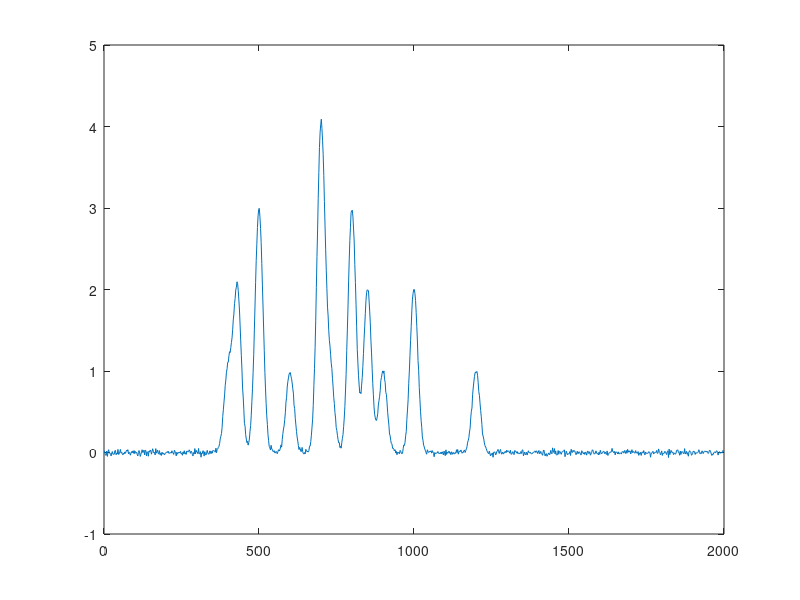

Reproduce this figure in MATLAB. (Note: this script raises an error after producing the figure.)
function IPFDemo11Gauss
% Demonstration script for peakfit.m, with built-in signal generator.  
% You can change the character of the signal in lines 11-117.
% T. C. O'Haver (toh@umd.edu).  Version 3: August 23, 2008. 

format short g
format compact
warning off all

% Generate simulated signal
n=2000;  % maximum x-value
increment=2; % Difference between adjacent x values
x=[1:increment:n];
amp=[1 2 3 1 4 1 3 2 1 2 1];  % Amplitudes of the peaks (one entry for each peak)
pos=[400 430 500 600 700 730 800 850 900 1000 1200];   % Positions of the peaks (one entry for each peak)
wid=[30 30 30 30 30 30 30 30 30 30 30];   % Widths of the peaks (one entry for each peak)
noise=.02;
% A = matrix containing one of the unit-amplidude functions in each of its rows
clear A
A=zeros(length(pos),length(x));
for k=1:length(pos),
  A(k,:)=gaussian(x,pos(k),wid(k));  % Gaussian function
  area(k)=amp(k).*trapz(x,A(k,:)); % Computes peak areas via trapaziod method
end
TrueY=amp*A;  % Multiplies each row by the corresponding amplitude and adds them up
y = TrueY + noise .* randn(size(x));

% Arrange the peak parameters of the simulated signal into a matrix
ColumnLabels='           Peak#    Position      Height      Width       Area';
NumPeaks=length(pos);
for m=1:NumPeaks,
  if m==1,  
     ActualParameters=[m pos(m) amp(m) wid(m) area(m) ]; 
  else
     ActualParameters=[ActualParameters; [m pos(m) amp(m) wid(m) area(m) ]];
  end
end
plot(x,y)
drawnow
disp('Test signal with 11 Gaussian peaks of equal width')
% Display the peak parameters of the simulated signal 
ColumnLabels
ActualParameters

ipf(x,y)

% Internal functions
function [FitResults,LowestError,BestStart,xi,yi,BootResults]=peakfit(signal,center,window,NumPeaks,peakshape,extra,NumTrials,start,AUTOZERO,fixedwidth)
% Version 3.1: September, 2012. Unlimited Number of peaks. Bug fixes.
% A command-line peak fittingds program for time-series signals, 
% written as a self-contained Matlab function in a single m-file. 
% Uses an non-linear optimization algorithm to decompose a complex, 
% overlapping-peak signal into its component parts. The objective
% is to determine whether your signal can be represented as the sum of
% fundamental underlying peaks shapes. Accepts signals of any length,
% including those with non-integer and non-uniform x-values. Fits 
% Gaussian, equal-width Gaussians, exponentially-broadened Gaussian, 
% Lorentzian, equal-width Lorentzians, Pearson, Logistic, exponential
% pulse, and sigmoid shapes (expandable to other shapes). This is a command
% line version, usable from a remote terminal. It is capable of making 
% multiple trial fits with sightly different starting values and taking
% the one with the lowest mean fit error.  Version 3.1: September, 2012, 
%
% PEAKFIT(signal);       
% Performs an iterative least-squares fit of a single Gaussian  
% peak to the data matrix "signal", which has x values 
% in column 1 and Y values in column 2 (e.g. [x y])
%
% PEAKFIT(signal,center,window);
% Fits a single Gaussian peak to a portion of the 
% matrix "signal". The portion is centered on the 
% x-value "center" and has width "window" (in x units).
% 
% PEAKFIT(signal,center,window,NumPeaks);
% "NumPeaks" = number of peaks in the model (default is 1 if not
% specified). No limit to maximum number of peaks in version 3.1
% 
% PEAKFIT(signal,center,window,NumPeaks,peakshape);
% Specifies the peak shape of the model: "peakshape" = 1-12.
% (1=Gaussian (default), 2=Lorentzian, 3=logistic, 4=Pearson, 
% 5=exponentionally broadened Gaussian; 6=equal-width Gaussians;
% 7=Equal-width Lorentzians; 8=exponentionally broadened equal-width
% Gaussian, 9=exponential pulse, 10=sigmoid, 11=Fixed-width Gaussian, 
% 12=Fixed-width Lorentzian;).
%
% PEAKFIT(signal,center,window,NumPeaks,peakshape,extra)
% Specifies the value of 'extra', used in the Pearson and the
% exponentionally broadened Gaussian shapes to fine-tune the peak shape. 
% 
% PEAKFIT(signal,center,window,NumPeaks,peakshape,extra,NumTrials);
% Performs "NumTrials" trial fits and selects the best one (with lowest
% fitting error). NumTrials can be any positive integer (default is 1).
%
% PEAKFIT(signal,center,window,NumPeaks,peakshape,extra,NumTrials,start)
% Specifies the first guesses vector "firstguess" for the peak positions
%  and widths, e.g. start=[position1 width1 position2 width2 ...]
% 
% [FitResults,MeanFitError]=PEAKFIT(signal,center,window...)
% Returns the FitResults vector in the order peak number, peak
% position, peak height, peak width, and peak area), and the MeanFitError
% (the percent RMS difference between the data and the model in the
% selected segment of that data) of the best fit.
%
% Optional output parameters 
% 1. FitResults: a table of model peak parameters, one row for each peak,
%    listing Peak number, Peak position, Height, Width, and Peak area.
% 2. LowestError: The rms fitting error of the best trial fit.
% 3. BestStart: the starting guesses that gave the best fit.
% 4. xi: vector containing 100 interploated x-values for the model peaks. 
% 5. yi: matrix containing the y values of each model peak at each xi. 
%    Type plot(xi,yi(1,:)) to plot peak 1 or plot(xi,yi) to plot all peaks
% 6. BootResults: a table of bootstrap precision results for a each peak
%    and [peak parameter.
% T. C. O'Haver (toh@umd.edu). Version 3 
%  
% Example 1: 
% >> x=[0:.1:10]';y=exp(-(x-5).^2);peakfit([x y])
% Fits exp(-x)^2 with a single Gaussian peak model.
%
%        Peak number  Peak position   Height     Width      Peak area
%             1            5            1        1.665       1.7725
%
% Example 2:
% x=[0:.1:10]';y=exp(-(x-5).^2)+.1*randn(size(x));peakfit([x y])
% Like Example 1, except that random noise is added to the y data.
% ans =
%             1         5.0279       0.9272      1.7948      1.7716
%
% Example 3:
% x=[0:.1:10];y=exp(-(x-5).^2)+.5*exp(-(x-3).^2)+.1*randn(size(x));
% peakfit([x' y'],5,19,2,1,0,1)
% Fits a noisy two-peak signal with a double Gaussian model (NumPeaks=2).
% ans =
%             1       3.0001      0.49489        1.642      0.86504
%             2       4.9927       1.0016       1.6597       1.7696
%
% Example 4:
% >> x=1:100;y=ones(size(x))./(1+(x-50).^2);peakfit(y,50,100,1,2)
% Create and fit Lorentzian located at x=50, height=1, width=2.
% ans =
%            1           50      0.99974       1.9971       3.1079
% Example 5: 
%   >> x=[0:.005:1];y=humps(x);peakfit([x' y'],.3,.7,1,4,3);
%   Fits a portion of the humps function, 0.7 units wide and centered on 
%   x=0.3, with a single (NumPeaks=1) Pearson function (peakshape=4)
%   with extra=3 (controls shape of Pearson function).
%
% Example 6: 
%  >> x=[0:.005:1];y=(humps(x)+humps(x-.13)).^3;smatrix=[x' y'];
%  >> [FitResults,MeanFitError]=peakfit(smatrix,.4,.7,2,1,0,10)
%  Creates a data matrix 'smatrix', fits a portion to a two-peak Gaussian
%  model, takes the best of 10 trials.  Returns FitResults and MeanFitError.
%  FitResults =
%              1      0.31056  2.0125e+006      0.11057  2.3689e+005
%              2      0.41529  2.2403e+006      0.12033  2.8696e+005
%  MeanFitError =
%         1.1899
%
% Example 7:
% >> peakfit([x' y'],.4,.7,2,1,0,10,[.3 .1 .5 .1]);
% As above, but specifies the first-guess position and width of the two
% peaks, in the order [position1 width1 position2 width2]
%
% Example 8:
% >> peakfit([x' y'],.4,.7,2,1,0,10,[.3 .1 .5 .1],0);
% As above, but sets AUTOZERO mode in the last argument.
% AUROZERO=0 does not subtract baseline from data segment. 
% AUROZERO=1 (default) subtracts linear baseline from data segment.
% AUROZERO=2, subtracts quadratic baseline from data segment.
%
% Example 8:
% >> x=[0:.1:10]';y=1./(1+x.^2)+exp(-(x-5).^2);peakfit([x y],5,5.5,0,0,0,0,0,2)
% ans =
%             1       5.0078      0.97001       1.6079       1.6598
% Fitting single Gaussian on a curved background, using quadratic
% autozero (2) and specifying center and window, but using placeholders (zeros) 
% to use default values for NumPeaks, peakshape, extra, NumTrials, and start.
%
% Example 9:
% >> x=[0:.1:10];y=exp(-(x-5).^2)+.5*exp(-(x-3).^2)+.1*randn(size(x));
% [FitResults,MeanFitError]=peakfit([x' y'],0,0,2,11,0,0,0,0,1.666)
% Same as example 3, fit with fixed-widrh Gaussian (shape 11), width=1.666
% 
% Example 10: (Prints out parameter error estimates; Version 3 only)
% >> x=0:.05:9;y=exp(-(x-5).^2)+.5*exp(-(x-3).^2)+.01*randn(1,length(x));
% >> [FitResults,LowestError,BestStart,xi,yi,BootstrapErrors]=peakfit([x;y],0,0,2,6,0,1,0,0,0);
%
% For more details, see
% http://terpconnect.umd.edu/~toh/spectrum/CurveFittingC.html and
% http://terpconnect.umd.edu/~toh/spectrum/InteractivePeakFitter.htm
%
global AA xxx PEAKHEIGHTS FIXEDWIDTH

format short g
format compact
warning off all

NumArgOut=nargout;
datasize=size(signal);
if datasize(1)<datasize(2),signal=signal';end
datasize=size(signal);
if datasize(2)==1, %  Must be isignal(Y-vector)
    X=1:length(signal); % Create an independent variable vector
    Y=signal;
else
    % Must be isignal(DataMatrix)
    X=signal(:,1); % Split matrix argument 
    Y=signal(:,2);
end
X=reshape(X,1,length(X)); % Adjust X and Y vector shape to 1 x n (rather than n x 1)
Y=reshape(Y,1,length(Y));
% If necessary, flip the data vectors so that X increases
if X(1)>X(length(X)),
    disp('X-axis flipped.')
    X=fliplr(X);
    Y=fliplr(Y);
end

% Isolate desired segment from data set for curve fitting
if nargin==1 || nargin==2,center=(max(X)-min(X))/2;window=max(X)-min(X);end
xoffset=center-window/2;
n1=val2ind(X,center-window/2);
n2=val2ind(X,center+window/2);
if window==0,n1=1;n2=length(X);end
xx=X(n1:n2)-xoffset;
yy=Y(n1:n2);
ShapeString='Gaussian';

% Define values of any missing arguments
switch nargin
    case 1
        NumPeaks=1;
        peakshape=1;
        extra=0;
        NumTrials=1;
        xx=X;yy=Y;
        start=calcstart(xx,NumPeaks,xoffset);
        AUTOZERO=1;
    case 2
        NumPeaks=1;
        peakshape=1;
        extra=0;
        NumTrials=1;
        xx=signal;yy=center;
        start=calcstart(xx,NumPeaks,xoffset);
        AUTOZERO=1;
    case 3
        NumPeaks=1;
        peakshape=1;
        extra=0;
        NumTrials=1;
        start=calcstart(xx,NumPeaks,xoffset);
        AUTOZERO=1;
        FIXEDWIDTH=0;
    case 4
        peakshape=1;
        extra=0;
        NumTrials=1;
        start=calcstart(xx,NumPeaks,xoffset);
        AUTOZERO=1;
        FIXEDWIDTH=0;
    case 5
        extra=0;
        NumTrials=1;
        start=calcstart(xx,NumPeaks,xoffset);
        AUTOZERO=1;
        FIXEDWIDTH=0;
    case 6
        NumTrials=1;
        start=calcstart(xx,NumPeaks,xoffset);
        AUTOZERO=1;
        FIXEDWIDTH=0;
    case 7
        start=calcstart(xx,NumPeaks,xoffset);
        AUTOZERO=1;
        FIXEDWIDTH=0;
    case 8
        AUTOZERO=1;
        FIXEDWIDTH=0;
    case 10
        FIXEDWIDTH=fixedwidth;
    otherwise
end % switch nargin

% Default values for placeholder zeros
if NumTrials==0;NumTrials=1;end
if peakshape==0;peakshape=1;end
if NumPeaks==0;NumPeaks=1;end
if start==0;start=calcstart(xx,NumPeaks,xoffset);end
if FIXEDWIDTH==0, FIXEDWIDTH=length(xx)/10;end

% Remove linear baseline from data segment if AUTOZERO==1
X1=min(xx);
X2=max(xx);
bkgsize=round(length(xx)/10);
if bkgsize<2,bkgsize=2;end
if AUTOZERO==1, % linear autozero operation  
  Y1=mean(yy(1:bkgsize));
  Y2=mean(yy((length(xx)-bkgsize):length(xx)));
  yy=yy-((Y2-Y1)/(X2-X1)*(xx-X1)+Y1);
end % if
lxx=length(xx);
if AUTOZERO==2, % Quadratic autozero operation  
    XX1=xx(1:round(lxx/bkgsize));
    XX2=xx((lxx-round(lxx/bkgsize)):lxx);
    Y1=yy(1:round(length(xx)/bkgsize));
    Y2=yy((lxx-round(lxx/bkgsize)):lxx);
    bkgcoef=polyfit([XX1,XX2],[Y1,Y2],2);  % Fit parabola to sub-group of points
    bkg=polyval(bkgcoef,xx);
    yy=yy-bkg;
end % if autozero

PEAKHEIGHTS=zeros(1,NumPeaks);
n=length(xx);
newstart=start;
for peaks=1:NumPeaks,
     peakindex=2*peaks-1;
     newstart(peakindex)=start(peakindex)-xoffset;
end

% Assign ShapStrings
switch peakshape
    case 1
        ShapeString='Gaussian';
    case 2
        ShapeString='Lorentzian';
    case 3
        ShapeString='Logistic';
    case 4
        ShapeString='Pearson';
    case 5
        ShapeString='ExpGaussian';
    case 6
        ShapeString='Equal width Gaussians';
    case 7
        ShapeString='Equal width Lorentzians';
    case 8
        ShapeString='Exp. equal width Gaussians';
    case 9
        ShapeString='Exponential Pulse';
    case 10
        ShapeString='Sigmoid';
    case 11
        ShapeString='Fixed-width Gaussian';
    case 12
        ShapeString='Fixed-width Lorentzian';
    otherwise
end % switch peakshape
  
% Perform peak fitting for selected peak shape using fminsearch function
options = optimset('TolX',.00001,'Display','off' );
LowestError=1000; % or any big number greater than largest error expected
FitParameters=zeros(1,NumPeaks.*2); 
BestStart=zeros(1,NumPeaks.*2); 
height=zeros(1,NumPeaks); 
bestmodel=zeros(size(yy));
for k=1:NumTrials, 
    % disp(['Trial number ' num2str(k) ] ) % optionally prints the current trial number as progress indicator
  switch peakshape
    case 1
        TrialParameters=fminsearch(@fitgaussian,newstart,options,xx,yy);
    case 2
        TrialParameters=fminsearch(@fitlorentzian,newstart,options,xx,yy);
    case 3
        TrialParameters=fminsearch(@fitlogistic,newstart,options,xx,yy);
    case 4
        TrialParameters=fminsearch(@fitpearson,newstart,options,xx,yy,extra);
    case 5
        zxx=[zeros(size(xx)) xx zeros(size(xx)) ];
        zyy=[zeros(size(yy)) yy zeros(size(yy)) ];
        TrialParameters=fminsearch(@fitexpgaussian,newstart,options,zxx,zyy,-extra);n';
    case 6
        cwnewstart(1)=newstart(1);
        for pc=2:NumPeaks,
            cwnewstart(pc)=newstart(2.*pc-1);  
        end
        cwnewstart(NumPeaks+1)=(max(xx)-min(xx))/5;
        TrialParameters=fminsearch(@fitewgaussian,cwnewstart,options,xx,yy);
    case 7
        cwnewstart(1)=newstart(1);
        for pc=2:NumPeaks,
            cwnewstart(pc)=newstart(2.*pc-1);  
        end
        cwnewstart(NumPeaks+1)=(max(xx)-min(xx))/5;
        TrialParameters=fminsearch(@fitlorentziancw,cwnewstart,options,xx,yy);
    case 8
        cwnewstart(1)=newstart(1);
        for pc=2:NumPeaks,
            cwnewstart(pc)=newstart(2.*pc-1);  
        end
        cwnewstart(NumPeaks+1)=(max(xx)-min(xx))/5;
        TrialParameters=fminsearch(@fitexpewgaussian,cwnewstart,options,xx,yy,-extra);
      case 9
          TrialParameters=fminsearch(@fitexppulse,newstart,options,xx,yy);
      case 10
          TrialParameters=fminsearch(@fitsigmoid,newstart,options,xx,yy);
      case 11
          fixedstart=[];
          for pc=1:NumPeaks,
              fixedstart(pc)=min(xx)+pc.*(max(xx)-min(xx))./(NumPeaks+1);
          end
          TrialParameters=fminsearch(@FitFWGaussian,fixedstart,options,xx,yy);
      case 12
          fixedstart=[];
          for pc=1:NumPeaks,
              fixedstart(pc)=min(xx)+pc.*(max(xx)-min(xx))./(NumPeaks+1);
          end
          TrialParameters=fminsearch(@FitFWLorentzian,fixedstart,options,xx,yy);
      otherwise
  end % switch peakshape
  
% Construct model from Trial parameters
A=zeros(NumPeaks,n);
for m=1:NumPeaks,
    switch peakshape
        case 1
            A(m,:)=gaussian(xx,TrialParameters(2*m-1),TrialParameters(2*m));
        case 2
            A(m,:)=lorentzian(xx,TrialParameters(2*m-1),TrialParameters(2*m));
        case 3
            A(m,:)=logistic(xx,TrialParameters(2*m-1),TrialParameters(2*m));
        case 4
            A(m,:)=pearson(xx,TrialParameters(2*m-1),TrialParameters(2*m),extra);
        case 5
            A(m,:)=expgaussian(xx,TrialParameters(2*m-1),TrialParameters(2*m),-extra)';
        case 6
            A(m,:)=gaussian(xx,TrialParameters(m),TrialParameters(NumPeaks+1));
        case 7
            A(m,:)=lorentzian(xx,TrialParameters(m),TrialParameters(NumPeaks+1));
        case 8
            A(m,:)=expgaussian(xx,TrialParameters(m),TrialParameters(NumPeaks+1),-extra)';
        case 9
            A(m,:)=exppulse(xx,TrialParameters(2*m-1),TrialParameters(2*m));
        case 10
            A(m,:)=sigmoid(xx,TrialParameters(2*m-1),TrialParameters(2*m));
        case 11
            A(m,:)=gaussian(xx,TrialParameters(m),FIXEDWIDTH);
        case 12
            A(m,:)=lorentzian(xx,TrialParameters(m),FIXEDWIDTH);
        otherwise
    end % switch
    for parameter=1:2:2*NumPeaks,
        newstart(parameter)=newstart(parameter)*(1+randn/50);
        newstart(parameter+1)=newstart(parameter+1)*(1+randn/10);
    end
end % for

% Multiplies each row by the corresponding amplitude and adds them up
model=PEAKHEIGHTS'*A;

% Compare trial model to data segment and compute the fit error
  MeanFitError=100*norm(yy-model)./(sqrt(n)*max(yy));
  % Take only the single fit that has the lowest MeanFitError
  if MeanFitError<LowestError, 
      if min(PEAKHEIGHTS)>0,  % Consider only fits with positive peak heights
        LowestError=MeanFitError;  % Assign LowestError to the lowest MeanFitError
        FitParameters=TrialParameters;  % Assign FitParameters to the fit with the lowest MeanFitError
        BestStart=newstart; % Assign BestStart to the start with the lowest MeanFitError
        height=PEAKHEIGHTS; % Assign height to the PEAKHEIGHTS with the lowest MeanFitError
        bestmodel=model; % Assign bestmodel to the model with the lowest MeanFitError
      end % if min(PEAKHEIGHTS)>0
  end % if MeanFitError<LowestError
end % for k (NumTrials)
%
% Construct model from best-fit parameters
AA=zeros(NumPeaks,200);
xxx=linspace(min(xx),max(xx),200);
for m=1:NumPeaks,
   switch peakshape
    case 1
        AA(m,:)=gaussian(xxx,FitParameters(2*m-1),FitParameters(2*m));
    case 2
        AA(m,:)=lorentzian(xxx,FitParameters(2*m-1),FitParameters(2*m));
    case 3
        AA(m,:)=logistic(xxx,FitParameters(2*m-1),FitParameters(2*m));
    case 4
        AA(m,:)=pearson(xxx,FitParameters(2*m-1),FitParameters(2*m),extra);
    case 5
        AA(m,:)=expgaussian(xxx,FitParameters(2*m-1),FitParameters(2*m),-extra*length(xxx)./length(xx))';
    case 6
        AA(m,:)=gaussian(xxx,FitParameters(m),FitParameters(NumPeaks+1));
    case 7
        AA(m,:)=lorentzian(xxx,FitParameters(m),FitParameters(NumPeaks+1));
    case 8
        AA(m,:)=expgaussian(xxx,FitParameters(m),FitParameters(NumPeaks+1),-extra*length(xxx)./length(xx))';
    case 9
        AA(m,:)=exppulse(xxx,FitParameters(2*m-1),FitParameters(2*m));  
    case 10
        AA(m,:)=sigmoid(xxx,FitParameters(2*m-1),FitParameters(2*m));   
    case 11
        AA(m,:)=gaussian(xxx,FitParameters(m),FIXEDWIDTH);
    case 12
        AA(m,:)=lorentzian(xxx,FitParameters(m),FIXEDWIDTH);
       otherwise
  end % switch
end % for

% Multiplies each row by the corresponding amplitude and adds them up
heightsize=size(height');
AAsize=size(AA);
if heightsize(2)==AAsize(1),
   mmodel=height'*AA;
else
    mmodel=height*AA;
end
% Top half of the figure shows original signal and the fitted model.
subplot(2,1,1);plot(xx+xoffset,yy,'b.'); % Plot the original signal in blue dots
hold on
for m=1:NumPeaks,
    plot(xxx+xoffset,height(m)*AA(m,:),'g')  % Plot the individual component peaks in green lines
    area(m)=trapz(xxx+xoffset,height(m)*AA(m,:)); % Compute the area of each component peak using trapezoidal method
    yi(m,:)=height(m)*AA(m,:); % (NEW) Place y values of individual model peaks into matrix yi
end
xi=xxx+xoffset; % (NEW) Place the x-values of the individual model peaks into xi

% Mark starting peak positions with vertical dashed lines
for marker=1:NumPeaks,
    markx=BestStart((2*marker)-1);
    subplot(2,1,1);plot([markx+xoffset markx+xoffset],[0 max(yy)],'m--')
end % for
plot(xxx+xoffset,mmodel,'r');  % Plot the total model (sum of component peaks) in red lines
hold off;
axis([min(xx)+xoffset max(xx)+xoffset min(yy) max(yy)]);
switch AUTOZERO,
    case 0
    title('Peakfit 3.1 Autozero OFF.')
    case 1
    title('Peakfit 3.1 Linear autozero.')
    case 2
    title('Peakfit 3.1 Quadratic autozero.')
end
if peakshape==4||peakshape==5||peakshape==8, % Shapes with Extra factor
    xlabel(['Peaks = ' num2str(NumPeaks) '     Shape = ' ShapeString '     Error = ' num2str(round(100*LowestError)/100) '%    Extra = ' num2str(extra) ] )
else
    xlabel(['Peaks = ' num2str(NumPeaks) '     Shape = ' ShapeString '     Error = ' num2str(round(100*LowestError)/100) '%' ] )
end

% Bottom half of the figure shows the residuals and displays RMS error
% between original signal and model
residual=yy-bestmodel;
subplot(2,1,2);plot(xx+xoffset,residual,'b.')
axis([min(xx)+xoffset max(xx)+xoffset min(residual) max(residual)]);
xlabel('Residual Plot')

% Put results into a matrix, one row for each peak, showing peak index number,
% position, amplitude, and width.
for m=1:NumPeaks,
    if m==1,
        if peakshape==6||peakshape==7||peakshape==8, % equal-width peak models
            FitResults=[[round(m) FitParameters(m)+xoffset height(m) abs(FitParameters(NumPeaks+1)) area(m)]];
        else
            if peakshape==11||peakshape==12,
                FitResults=[[round(m) FitParameters(m)+xoffset height(m) FIXEDWIDTH area(m)]];
            else
                FitResults=[[round(m) FitParameters(2*m-1)+xoffset height(m) abs(FitParameters(2*m)) area(m)]];
            end
        end % if peakshape
    else
        if peakshape==6||peakshape==7||peakshape==8, % equal-width peak models
            FitResults=[FitResults ; [round(m) FitParameters(m)+xoffset height(m) abs(FitParameters(NumPeaks+1)) area(m)]];
        else
            if peakshape==11||peakshape==12,
                FitResults=[FitResults ; [round(m) FitParameters(m)+xoffset height(m) FIXEDWIDTH area(m)]];
            else
                FitResults=[FitResults ; [round(m) FitParameters(2*m-1)+xoffset height(m) abs(FitParameters(2*m)) area(m)]];
            end
        end % if peakshape
    end % m==1
end % for m=1:NumPeaks

% Display Fit Results on upper graph
subplot(2,1,1);
startx=min(xx)+xoffset+(max(xx)-min(xx))./20;
dxx=(max(xx)-min(xx))./10;
dyy=(max(yy)-min(yy))./10;
starty=max(yy)-dyy;
FigureSize=get(gcf,'Position');
if peakshape==9||peakshape==10,
    text(startx,starty+dyy/2,['Peak #          tau1           Height           tau2             Area'] );
else
    text(startx,starty+dyy/2,['Peak #          Position        Height         Width             Area'] ); 
end
% Display FitResults using sprintf
 for peaknumber=1:NumPeaks,
    for column=1:5,
        itemstring=sprintf('%0.4g',FitResults(peaknumber,column));
        xposition=startx+(1.7.*dxx.*(column-1).*(600./FigureSize(3)));
        yposition=starty-peaknumber.*dyy.*(400./FigureSize(4));
        text(xposition,yposition,itemstring);
    end
 end
 if NumArgOut==6,
     disp('Computing bootstrap sampling statistics.....')
     BootstrapResultsMatrix=zeros(5,100,NumPeaks);
     BootstrapErrorMatrix=zeros(1,100,NumPeaks);
     clear bx by
     cutoff=0.5;
   % offset=xoffset
   % sizexx=size(xx)
   % sizeyy=size(yy)
     tic;
     for trial=1:100,
         n=1;
         bx=xx;
         by=yy;
         while n<length(xx)-1,
             if rand>cutoff,
                 bx(n)=xx(n+1);
                 by(n)=yy(n+1);
             end
             n=n+1;
         end
         bx=bx+xoffset;
         [FitResults,BootFitError]=fitpeaks(bx,by,NumPeaks,peakshape,extra,NumTrials,start,AUTOZERO,FIXEDWIDTH);
         for peak=1:NumPeaks,
             BootstrapResultsMatrix(:,trial,peak)=FitResults(peak,:);
             BootstrapErrorMatrix(:,trial,peak)=BootFitError;
         end
     end
     toc;
     for peak=1:NumPeaks,
         disp(' ')
         disp(['Peak #',num2str(peak) '         Position    Height       Width       Area']);
         BootstrapMean=mean(real(BootstrapResultsMatrix(:,:,peak)'));
         BootstrapSTD=std(BootstrapResultsMatrix(:,:,peak)');
         BootstrapIQR=iqr(BootstrapResultsMatrix(:,:,peak)');
         PercentRSD=100.*BootstrapSTD./BootstrapMean;
         PercentIQR=100.*BootstrapIQR./BootstrapMean;
         BootstrapMean=BootstrapMean(2:5);
         BootstrapSTD=BootstrapSTD(2:5);
         BootstrapIQR=BootstrapIQR(2:5);
         PercentRSD=PercentRSD(2:5);
         PercentIQR=PercentIQR(2:5);
         disp(['Bootstrap Mean: ', num2str(BootstrapMean)])
        disp(['Bootstrap STD:  ', num2str(BootstrapSTD)])
        disp(['Bootstrap IQR:  ', num2str(BootstrapIQR)])
        disp(['Percent RSD:    ', num2str(PercentRSD)])
        disp(['Percent IQR:    ', num2str(PercentIQR)])
        BootResults(peak,:)=[BootstrapMean BootstrapSTD PercentRSD BootstrapIQR PercentIQR];
     end
 end
% ----------------------------------------------------------------------
function [FitResults,LowestError]=fitpeaks(xx,yy,NumPeaks,peakshape,extra,NumTrials,start,AUTOZERO,fixedwidth)
% Based on peakfit Version 3: June, 2012. 
global PEAKHEIGHTS FIXEDWIDTH
format short g
format compact
warning off all
FIXEDWIDTH=fixedwidth;
xoffset=0;
if start==0;start=calcstart(xx,NumPeaks,xoffset);end
PEAKHEIGHTS=zeros(1,NumPeaks);
n=length(xx);
newstart=start;

for peaks=1:NumPeaks,
     peakindex=2*peaks-1;
     newstart(peakindex)=start(peakindex)-xoffset;
end

% Perform peak fitting for selected peak shape using fminsearch function
options = optimset('TolX',.00001,'Display','off' );
LowestError=1000; % or any big number greater than largest error expected
FitParameters=zeros(1,NumPeaks.*2); 
BestStart=zeros(1,NumPeaks.*2); 
height=zeros(1,NumPeaks); 
bestmodel=zeros(size(yy));
for k=1:NumTrials, 
  switch peakshape
    case 1
        TrialParameters=fminsearch(@fitgaussian,newstart,options,xx,yy);
    case 2
        TrialParameters=fminsearch(@fitlorentzian,newstart,options,xx,yy);
    case 3
        TrialParameters=fminsearch(@fitlogistic,newstart,options,xx,yy);
    case 4
        TrialParameters=fminsearch(@fitpearson,newstart,options,xx,yy,extra);
    case 5
        zxx=[zeros(size(xx)) xx zeros(size(xx)) ];
        zyy=[zeros(size(yy)) yy zeros(size(yy)) ];
        TrialParameters=fminsearch(@fitexpgaussian,newstart,options,zxx,zyy,-extra);n';
    case 6
        cwnewstart(1)=newstart(1);
        for pc=2:NumPeaks,
            cwnewstart(pc)=newstart(2.*pc-1);  
        end
        cwnewstart(NumPeaks+1)=(max(xx)-min(xx))/5;
        TrialParameters=fminsearch(@fitewgaussian,cwnewstart,options,xx,yy);
    case 7
        cwnewstart(1)=newstart(1);
        for pc=2:NumPeaks,
            cwnewstart(pc)=newstart(2.*pc-1);  
        end
        cwnewstart(NumPeaks+1)=(max(xx)-min(xx))/5;
        TrialParameters=fminsearch(@fitlorentziancw,cwnewstart,options,xx,yy);
    case 8
        cwnewstart(1)=newstart(1);
        for pc=2:NumPeaks,
            cwnewstart(pc)=newstart(2.*pc-1);  
        end
        cwnewstart(NumPeaks+1)=(max(xx)-min(xx))/5;
        TrialParameters=fminsearch(@fitexpewgaussian,cwnewstart,options,xx,yy,-extra);
      case 9
          TrialParameters=fminsearch(@fitexppulse,newstart,options,xx,yy);
      case 10
          TrialParameters=fminsearch(@fitsigmoid,newstart,options,xx,yy);
      case 11
          fixedstart=[];
          for pc=1:NumPeaks,
              fixedstart(pc)=min(xx)+pc.*(max(xx)-min(xx))./(NumPeaks+1);
          end
          TrialParameters=fminsearch(@FitFWGaussian,fixedstart,options,xx,yy);
      case 12
          fixedstart=[];
          for pc=1:NumPeaks,
              fixedstart(pc)=min(xx)+pc.*(max(xx)-min(xx))./(NumPeaks+1);
          end
          TrialParameters=fminsearch(@FitFWLorentzian,fixedstart,options,xx,yy);
      otherwise
  end % switch peakshape
  
% Construct model from Trial parameters
A=zeros(NumPeaks,n);
for m=1:NumPeaks,
   switch peakshape
    case 1
        A(m,:)=gaussian(xx,TrialParameters(2*m-1),TrialParameters(2*m));
    case 2
        A(m,:)=lorentzian(xx,TrialParameters(2*m-1),TrialParameters(2*m));
    case 3
        A(m,:)=logistic(xx,TrialParameters(2*m-1),TrialParameters(2*m));
    case 4
        A(m,:)=pearson(xx,TrialParameters(2*m-1),TrialParameters(2*m),extra);
    case 5
        A(m,:)=expgaussian(xx,TrialParameters(2*m-1),TrialParameters(2*m),-extra)';
    case 6
        A(m,:)=gaussian(xx,TrialParameters(m),TrialParameters(NumPeaks+1));
    case 7
        A(m,:)=lorentzian(xx,TrialParameters(m),TrialParameters(NumPeaks+1));  
    case 8
        A(m,:)=expgaussian(xx,TrialParameters(m),TrialParameters(NumPeaks+1),-extra)';    
    case 9
        A(m,:)=exppulse(xx,TrialParameters(2*m-1),TrialParameters(2*m));  
    case 10
        A(m,:)=sigmoid(xx,TrialParameters(2*m-1),TrialParameters(2*m)); 
    case 11
        A(m,:)=gaussian(xx,TrialParameters(m),FIXEDWIDTH);
    case 12
        A(m,:)=lorentzian(xx,TrialParameters(m),FIXEDWIDTH); 
   otherwise
   end % switch
    for parameter=1:2:2*NumPeaks,
        newstart(parameter)=newstart(parameter)*(1+randn/50);
        newstart(parameter+1)=newstart(parameter+1)*(1+randn/10);
    end
end % for
% Multiplies each row by the corresponding amplitude and adds them up
model=PEAKHEIGHTS'*A;

% Compare trial model to data segment and compute the fit error
  MeanFitError=100*norm(yy-model)./(sqrt(n)*max(yy));
  % Take only the single fit that has the lowest MeanFitError
  if MeanFitError<LowestError, 
      if min(PEAKHEIGHTS)>0,  % Consider only fits with positive peak heights
        LowestError=MeanFitError;  % Assign LowestError to the lowest MeanFitError
        FitParameters=TrialParameters;  % Assign FitParameters to the fit with the lowest MeanFitError
%         BestStart=newstart; % Assign BestStart to the start with the lowest MeanFitError
        height=PEAKHEIGHTS; % Assign height to the PEAKHEIGHTS with the lowest MeanFitError
%         bestmodel=model; % Assign bestmodel to the model with the lowest MeanFitError
      end % if min(PEAKHEIGHTS)>0
  end % if MeanFitError<LowestError
end % for k (NumTrials)

for m=1:NumPeaks,
    area(m)=trapz(xx+xoffset,height(m)*A(m,:)); % Compute the area of each component peak using trapezoidal method
end

for m=1:NumPeaks,
    if m==1,
        if peakshape==6||peakshape==7||peakshape==8, % equal-width peak models
            FitResults=[[round(m) FitParameters(m)+xoffset height(m) abs(FitParameters(NumPeaks+1)) area(m)]];
        else
            if peakshape==11||peakshape==12,
                FitResults=[[round(m) FitParameters(m)+xoffset height(m) FIXEDWIDTH area(m)]];
            else
                FitResults=[[round(m) FitParameters(2*m-1)+xoffset height(m) abs(FitParameters(2*m)) area(m)]];
            end
        end % if peakshape
    else
        if peakshape==6||peakshape==7||peakshape==8, % equal-width peak models
            FitResults=[FitResults ; [round(m) FitParameters(m)+xoffset height(m) abs(FitParameters(NumPeaks+1)) area(m)]];
        else
            if peakshape==11||peakshape==12,
                FitResults=[FitResults ; [round(m) FitParameters(m)+xoffset height(m) FIXEDWIDTH area(m)]];
            else
                FitResults=[FitResults ; [round(m) FitParameters(2*m-1)+xoffset height(m) abs(FitParameters(2*m)) area(m)]];
            end
        end % if peakshape
    end % m==1
end % for m=1:NumPeaks
% ----------------------------------------------------------------------
function start=calcstart(xx,NumPeaks,xoffset)
  n=max(xx)-min(xx);
  start=[];
  startpos=[n/(NumPeaks+1):n/(NumPeaks+1):n-(n/(NumPeaks+1))]+min(xx);
  for marker=1:NumPeaks,
      markx=startpos(marker)+ xoffset;
      start=[start markx n/5];
  end % for marker
% ----------------------------------------------------------------------
function [index,closestval]=val2ind(x,val)
% Returns the index and the value of the element of vector x that is closest to val
% If more than one element is equally close, returns vectors of indicies and values
% Tom O'Haver (toh@umd.edu) October 2006
% Examples: If x=[1 2 4 3 5 9 6 4 5 3 1], then val2ind(x,6)=7 and val2ind(x,5.1)=[5 9]
% [indices values]=val2ind(x,3.3) returns indices = [4 10] and values = [3 3]
dif=abs(x-val);
index=find((dif-min(dif))==0);
closestval=x(index);
% ----------------------------------------------------------------------
function err = fitgaussian(lambda,t,y)
% Fitting function for a Gaussian band signal.
global PEAKHEIGHTS
numpeaks=round(length(lambda)/2);
A = zeros(length(t),numpeaks);
for j = 1:numpeaks,
    A(:,j) = gaussian(t,lambda(2*j-1),lambda(2*j))';
end 
PEAKHEIGHTS = abs(A\y');
z = A*PEAKHEIGHTS;
err = norm(z-y');
% ----------------------------------------------------------------------
function err = fitewgaussian(lambda,t,y)
% Fitting function for a Gaussian band signal with equal peak widths.
global PEAKHEIGHTS
numpeaks=round(length(lambda)-1);
A = zeros(length(t),numpeaks);
for j = 1:numpeaks,
    A(:,j) = gaussian(t,lambda(j),lambda(numpeaks+1))';
end
PEAKHEIGHTS = abs(A\y');
z = A*PEAKHEIGHTS;
err = norm(z-y');
% ----------------------------------------------------------------------
function err = FitFWGaussian(lambda,t,y)
%	Fitting function for a fixed width Gaussian
global PEAKHEIGHTS FIXEDWIDTH
numpeaks=round(length(lambda));
A = zeros(length(t),numpeaks);
for j = 1:numpeaks,
    A(:,j) = gaussian(t,lambda(j),FIXEDWIDTH)';
end
PEAKHEIGHTS = abs(A\y');
z = A*PEAKHEIGHTS;
err = norm(z-y');
% ----------------------------------------------------------------------
function err = FitFWLorentzian(lambda,t,y)
%	Fitting function for a fixed width Gaussian
global PEAKHEIGHTS FIXEDWIDTH
numpeaks=round(length(lambda));
A = zeros(length(t),numpeaks);
for j = 1:numpeaks,
    A(:,j) = lorentzian(t,lambda(j),FIXEDWIDTH)';
end
PEAKHEIGHTS = abs(A\y');
z = A*PEAKHEIGHTS;
err = norm(z-y');
% ----------------------------------------------------------------------
function err = fitlorentziancw(lambda,t,y)
% Fitting function for a Lorentzian band signal with equal peak widths.
global PEAKHEIGHTS
numpeaks=round(length(lambda)-1);
A = zeros(length(t),numpeaks);
for j = 1:numpeaks,
    A(:,j) = lorentzian(t,lambda(j),lambda(numpeaks+1))';
end
PEAKHEIGHTS = abs(A\y');
z = A*PEAKHEIGHTS;
err = norm(z-y');
% ----------------------------------------------------------------------
function g = gaussian(x,pos,wid)
%  gaussian(X,pos,wid) = gaussian peak centered on pos, half-width=wid
%  X may be scalar, vector, or matrix, pos and wid both scalar
% Examples: gaussian([0 1 2],1,2) gives result [0.5000    1.0000    0.5000]
% plot(gaussian([1:100],50,20)) displays gaussian band centered at 50 with width 20.
g = exp(-((x-pos)./(0.6005612.*wid)).^2);
% ----------------------------------------------------------------------
function err = fitlorentzian(lambda,t,y)
%	Fitting function for single lorentzian, lambda(1)=position, lambda(2)=width
%	Fitgauss assumes a lorentzian function 
global PEAKHEIGHTS
A = zeros(length(t),round(length(lambda)/2));
for j = 1:length(lambda)/2,
    A(:,j) = lorentzian(t,lambda(2*j-1),lambda(2*j))';
end
PEAKHEIGHTS = A\y';
z = A*PEAKHEIGHTS;
err = norm(z-y');
% ----------------------------------------------------------------------
function g = lorentzian(x,position,width)
% lorentzian(x,position,width) Lorentzian function.
% where x may be scalar, vector, or matrix
% position and width scalar
% T. C. O'Haver, 1988
% Example: lorentzian([1 2 3],2,2) gives result [0.5 1 0.5]
g=ones(size(x))./(1+((x-position)./(0.5.*width)).^2);
% ----------------------------------------------------------------------
function err = fitlogistic(lambda,t,y)
%	Fitting function for logistic, lambda(1)=position, lambda(2)=width
%	between the data and the values computed by the current
%	function of lambda.  Fitlogistic assumes a logistic function 
%  T. C. O'Haver, May 2006
global PEAKHEIGHTS
A = zeros(length(t),round(length(lambda)/2));
for j = 1:length(lambda)/2,
    A(:,j) = logistic(t,lambda(2*j-1),lambda(2*j))';
end
PEAKHEIGHTS = A\y';
z = A*PEAKHEIGHTS;
err = norm(z-y');
% ----------------------------------------------------------------------
function g = logistic(x,pos,wid)
% logistic function.  pos=position; wid=half-width (both scalar)
% logistic(x,pos,wid), where x may be scalar, vector, or matrix
% pos=position; wid=half-width (both scalar)
% T. C. O'Haver, 1991 
n = exp(-((x-pos)/(.477.*wid)) .^2);
g = (2.*n)./(1+n);
% ----------------------------------------------------------------------
function err = fitlognormal(lambda,t,y)
%	Fitting function for lognormal, lambda(1)=position, lambda(2)=width
%	between the data and the values computed by the current
%	function of lambda.  Fitlognormal assumes a lognormal function 
%  T. C. O'Haver, May 2006
global PEAKHEIGHTS
A = zeros(length(t),round(length(lambda)/2));
for j = 1:length(lambda)/2,
    A(:,j) = lognormal(t,lambda(2*j-1),lambda(2*j))';
end
PEAKHEIGHTS = A\y';
z = A*PEAKHEIGHTS;
err = norm(z-y');
% ----------------------------------------------------------------------
function g = lognormal(x,pos,wid)
% lognormal function.  pos=position; wid=half-width (both scalar)
% lognormal(x,pos,wid), where x may be scalar, vector, or matrix
% pos=position; wid=half-width (both scalar)
% T. C. O'Haver, 1991  
g = exp(-(log(x/pos)/(0.01.*wid)) .^2);
% ----------------------------------------------------------------------
function err = fitpearson(lambda,t,y,shapeconstant)
%   Fitting functions for a Pearson 7 band signal.
% T. C. O'Haver (toh@umd.edu),   Version 1.3, October 23, 2006.
global PEAKHEIGHTS
A = zeros(length(t),round(length(lambda)/2));
for j = 1:length(lambda)/2,
    A(:,j) = pearson(t,lambda(2*j-1),lambda(2*j),shapeconstant)';
end
PEAKHEIGHTS = A\y';
z = A*PEAKHEIGHTS;
err = norm(z-y');
% ----------------------------------------------------------------------
function g = pearson(x,pos,wid,m)
% Pearson VII function. 
% g = pearson7(x,pos,wid,m) where x may be scalar, vector, or matrix
% pos=position; wid=half-width (both scalar)
% m=some number
%  T. C. O'Haver, 1990  
g=ones(size(x))./(1+((x-pos)./((0.5.^(2/m)).*wid)).^2).^m;
% ----------------------------------------------------------------------
function err = fitexpgaussian(lambda,t,y,timeconstant)
%   Fitting functions for a exponentially-broadened Gaussian band signal.
%  T. C. O'Haver, October 23, 2006.
global PEAKHEIGHTS
A = zeros(length(t),round(length(lambda)/2));
for j = 1:length(lambda)/2,
    A(:,j) = expgaussian(t,lambda(2*j-1),lambda(2*j),timeconstant);
end
PEAKHEIGHTS = A\y';
z = A*PEAKHEIGHTS;
err = norm(z-y');
% ----------------------------------------------------------------------
function err = fitexpewgaussian(lambda,t,y,timeconstant)
% Fitting function for exponentially-broadened Gaussian bands with equal peak widths.
global PEAKHEIGHTS
numpeaks=round(length(lambda)-1);
A = zeros(length(t),numpeaks);
for j = 1:numpeaks,
    A(:,j) = expgaussian(t,lambda(j),lambda(numpeaks+1),timeconstant);
end
PEAKHEIGHTS = abs(A\y');
z = A*PEAKHEIGHTS;
err = norm(z-y');
% ----------------------------------------------------------------------
function g = expgaussian(x,pos,wid,timeconstant)
%  Exponentially-broadened gaussian(x,pos,wid) = gaussian peak centered on pos, half-width=wid
%  x may be scalar, vector, or matrix, pos and wid both scalar
%  T. C. O'Haver, 2006
g = exp(-((x-pos)./(0.6005612.*wid)) .^2);
g = ExpBroaden(g',timeconstant);
% ----------------------------------------------------------------------
function yb = ExpBroaden(y,t)
% ExpBroaden(y,t) convolutes y by an exponential decay of time constant t
% by multiplying Fourier transforms and inverse transforming the result.
ly=length(y);
ey=[zeros(size(y));y;zeros(size(y))];
fy=fft(ey);
a=exp(-(1:length(fy))./t);
fa=fft(a);
fy1=fy.*fa';
ybz=real(ifft(fy1))./sum(a);
yb=ybz(ly+2:length(ybz)-ly+1);
% ----------------------------------------------------------------------
function err = fitexppulse(tau,x,y)
% Iterative fit of the sum of exponental pulses
% of the form Height.*exp(-tau1.*x).*(1-exp(-tau2.*x)))
global PEAKHEIGHTS
A = zeros(length(x),round(length(tau)/2));
for j = 1:length(tau)/2,
    A(:,j) = exppulse(x,tau(2*j-1),tau(2*j));
end
PEAKHEIGHTS =abs(A\y');
z = A*PEAKHEIGHTS;
err = norm(z-y');
% ----------------------------------------------------------------------
function g = exppulse(x,t1,t2)
% Exponential pulse of the form 
% Height.*exp(-tau1.*x).*(1-exp(-tau2.*x)))
e=(x-t1)./t2;
p = 4*exp(-e).*(1-exp(-e));
p=p .* [p>0];
g = p';
% ----------------------------------------------------------------------
function err = fitsigmoid(tau,x,y)
% Fitting function for iterative fit to the sum of
% sigmiods of the form Height./(1 + exp((t1 - t)/t2))
global PEAKHEIGHTS
A = zeros(length(x),round(length(tau)/2));
for j = 1:length(tau)/2,
    A(:,j) = sigmoid(x,tau(2*j-1),tau(2*j));
end
PEAKHEIGHTS = A\y';
z = A*PEAKHEIGHTS;
err = norm(z-y');
% ----------------------------------------------------------------------
function g=sigmoid(x,t1,t2)
g=1./(1 + exp((t1 - x)./t2))';
% ----------------------------------------------------------------------
function b=iqr(a)
% b = IQR(a)  returns the interquartile range of the values in a.  For
%  vector input, b is the difference between the 75th and 25th percentiles
%  of a.  For matrix input, b is a row vector containing the interquartile
%  range of each column of a.
mina=min(a);
sizea=size(a);
NumCols=sizea(2);
for n=1:NumCols,b(:,n)=a(:,n)-mina(n);end
Sorteda=sort(b);
lx=length(Sorteda);
SecondQuartile=round(lx/4);
FourthQuartile=3*round(lx/4);
b=abs(Sorteda(FourthQuartile,:)-Sorteda(SecondQuartile,:));

